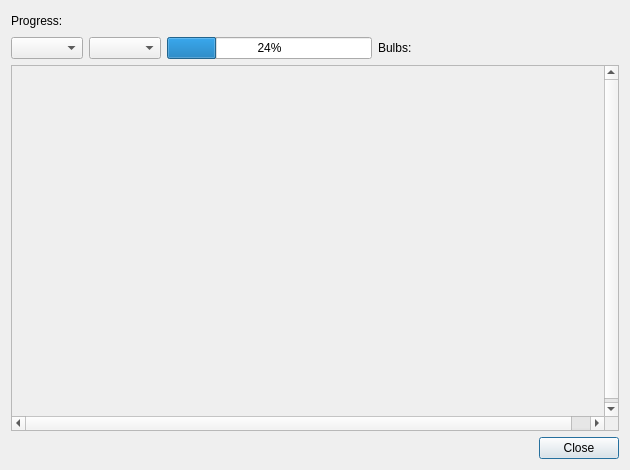
<?xml version="1.0" encoding="UTF-8"?>
<ui version="4.0">
 <class>ScienceDialog</class>
 <widget class="QDialog" name="ScienceDialog">
  <property name="geometry">
   <rect>
    <x>0</x>
    <y>0</y>
    <width>630</width>
    <height>470</height>
   </rect>
  </property>
  <property name="windowTitle">
   <string>Dialog</string>
  </property>
  <layout class="QVBoxLayout" name="verticalLayout_2">
   <item>
    <layout class="QVBoxLayout" name="verticalLayout">
     <item>
      <layout class="QHBoxLayout" name="horizontalLayout_3">
       <item>
        <widget class="QLabel" name="progressLabel">
         <property name="text">
          <string>Progress:</string>
         </property>
        </widget>
       </item>
       <item>
        <spacer name="horizontalSpacer_2">
         <property name="orientation">
          <enum>Qt::Horizontal</enum>
         </property>
         <property name="sizeHint" stdset="0">
          <size>
           <width>40</width>
           <height>20</height>
          </size>
         </property>
        </spacer>
       </item>
      </layout>
     </item>
     <item>
      <layout class="QHBoxLayout" name="horizontalLayout_2">
       <item>
        <widget class="QComboBox" name="goalCombo"/>
       </item>
       <item>
        <widget class="QComboBox" name="researchingCombo"/>
       </item>
       <item>
        <widget class="QProgressBar" name="progressBar">
         <property name="value">
          <number>24</number>
         </property>
        </widget>
       </item>
       <item>
        <widget class="QLabel" name="goalLabel">
         <property name="text">
          <string>Bulbs: </string>
         </property>
        </widget>
       </item>
       <item>
        <spacer name="horizontalSpacer_3">
         <property name="orientation">
          <enum>Qt::Horizontal</enum>
         </property>
         <property name="sizeHint" stdset="0">
          <size>
           <width>40</width>
           <height>20</height>
          </size>
         </property>
        </spacer>
       </item>
      </layout>
     </item>
     <item>
      <widget class="QScrollArea" name="scienceTreeArea">
       <property name="verticalScrollBarPolicy">
        <enum>Qt::ScrollBarAsNeeded</enum>
       </property>
       <property name="widgetResizable">
        <bool>false</bool>
       </property>
       <property name="alignment">
        <set>Qt::AlignLeading|Qt::AlignLeft|Qt::AlignTop</set>
       </property>
       <widget class="QWidget" name="scrollAreaWidgetContents">
        <property name="geometry">
         <rect>
          <x>0</x>
          <y>0</y>
          <width>612</width>
          <height>354</height>
         </rect>
        </property>
       </widget>
      </widget>
     </item>
     <item>
      <layout class="QHBoxLayout" name="horizontalLayout">
       <item>
        <spacer name="horizontalSpacer">
         <property name="orientation">
          <enum>Qt::Horizontal</enum>
         </property>
         <property name="sizeHint" stdset="0">
          <size>
           <width>40</width>
           <height>20</height>
          </size>
         </property>
        </spacer>
       </item>
       <item>
        <widget class="QPushButton" name="closeButton">
         <property name="text">
          <string>Close</string>
         </property>
         <property name="icon">
          <iconset theme="dialog-close">
           <normaloff>.</normaloff>.</iconset>
         </property>
        </widget>
       </item>
      </layout>
     </item>
    </layout>
   </item>
  </layout>
 </widget>
 <resources/>
 <connections>
  <connection>
   <sender>closeButton</sender>
   <signal>clicked()</signal>
   <receiver>ScienceDialog</receiver>
   <slot>accept()</slot>
   <hints>
    <hint type="sourcelabel">
     <x>585</x>
     <y>452</y>
    </hint>
    <hint type="destinationlabel">
     <x>316</x>
     <y>236</y>
    </hint>
   </hints>
  </connection>
 </connections>
</ui>
